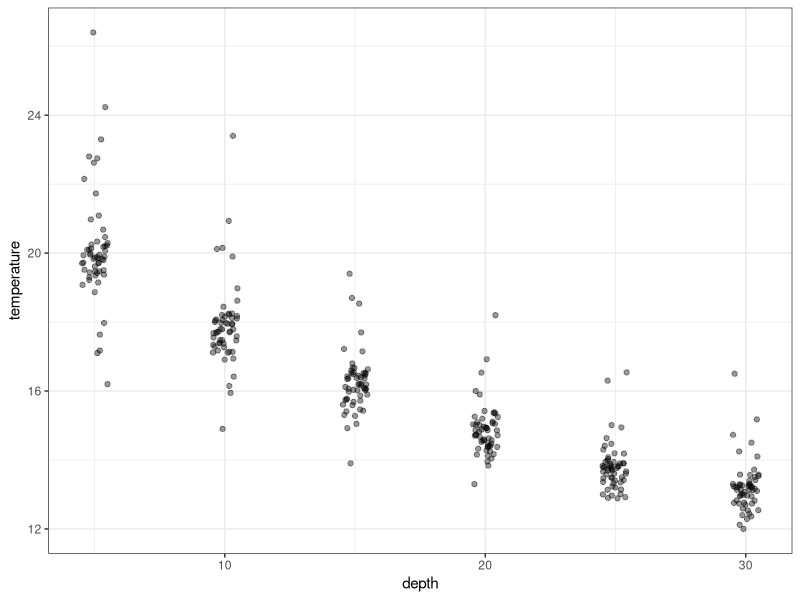
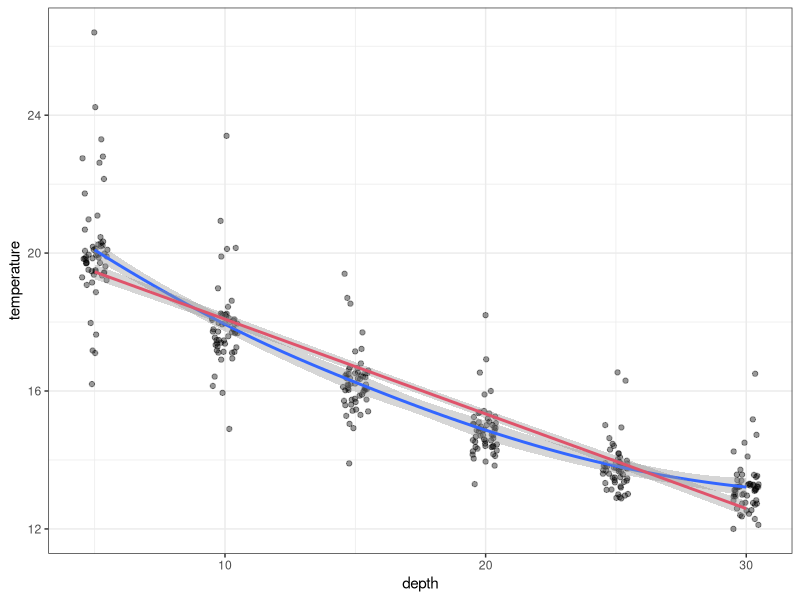
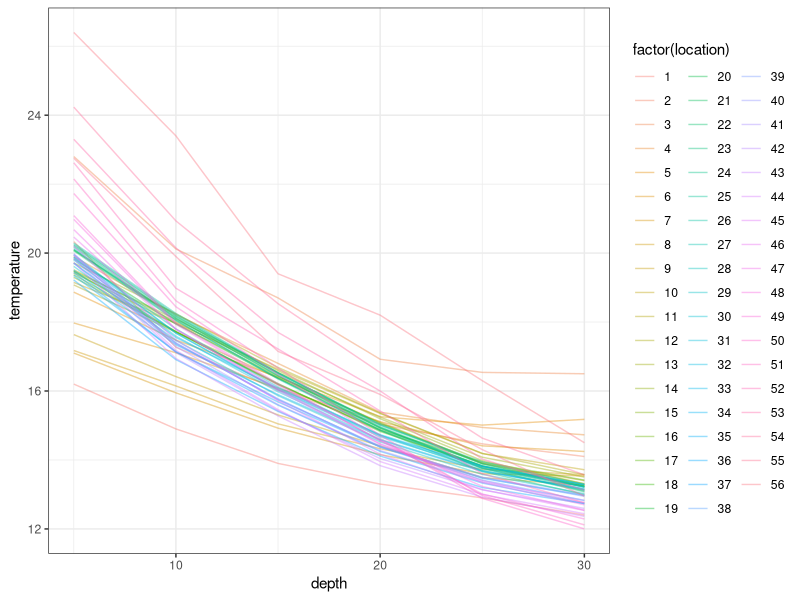
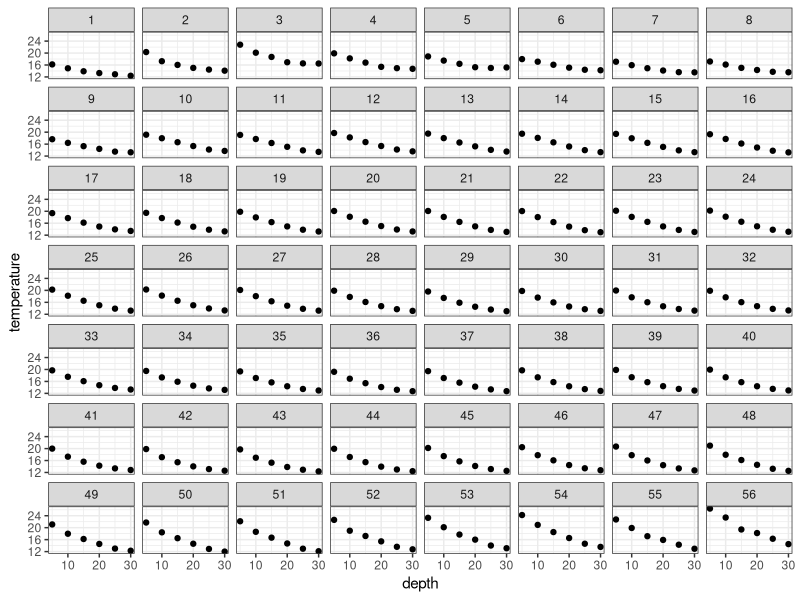
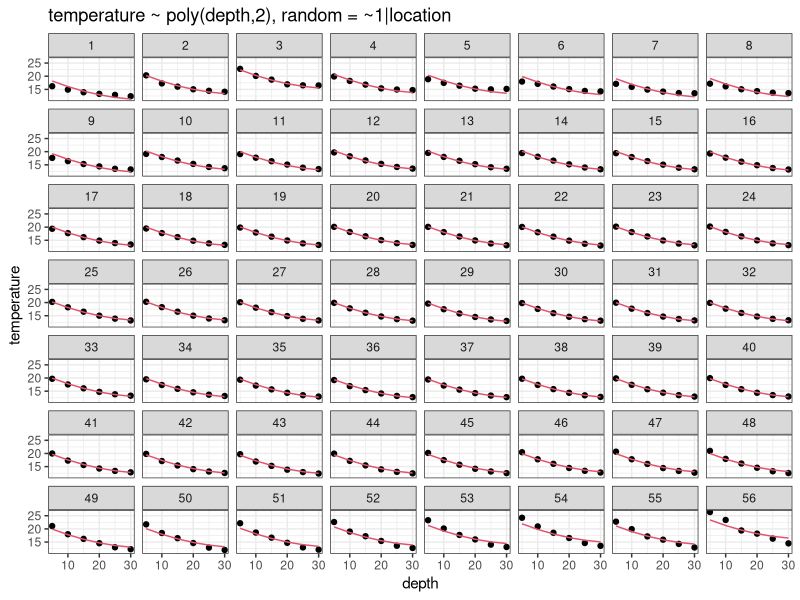
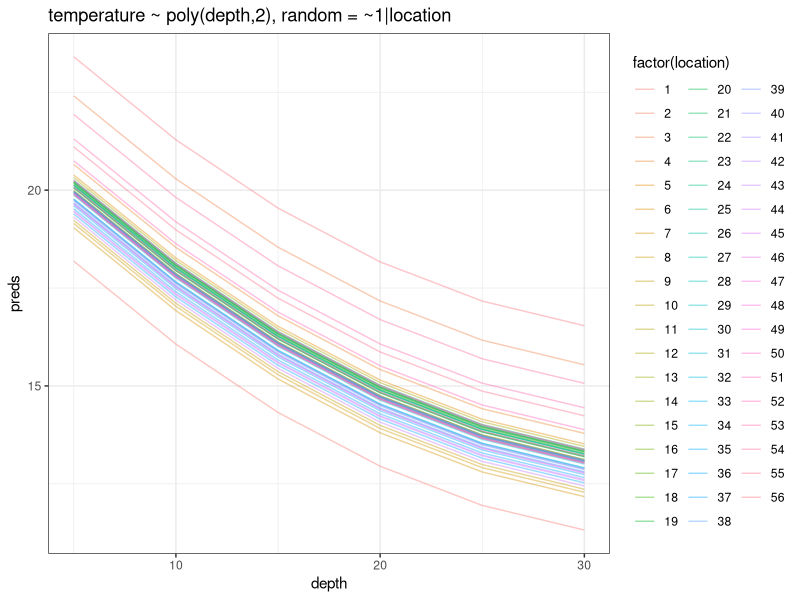
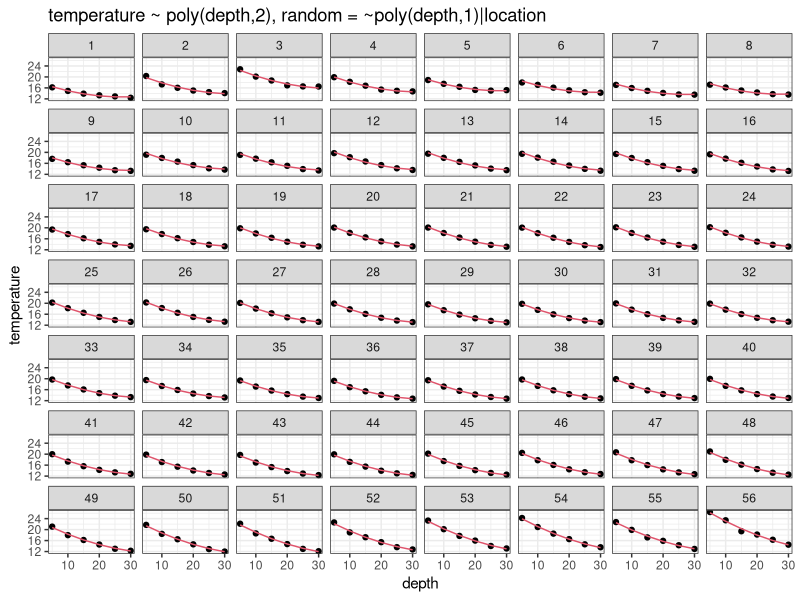
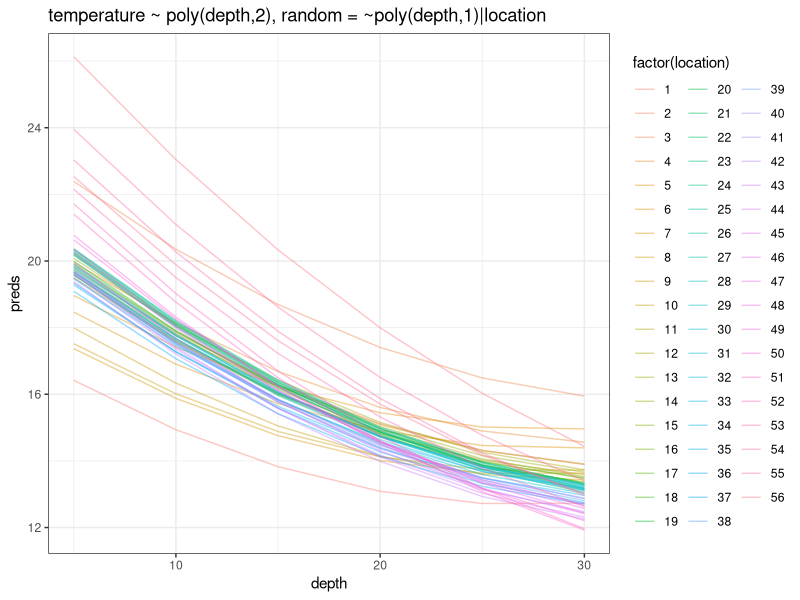

Here is the R script that generated these plots, in order:
## ---- chunk 1
knitr::opts_chunk$set(echo = TRUE)
## ---- chunk 2
library(tidyverse)
library(nlme)
library(lme4)
theme_set(theme_bw())
## ---- chunk 3
temp <- read_csv('temp2.csv') 
temp
## ---- chunk 4
# set up the basic ggplot object, 'gt'
gt <- ggplot(data=temp, aes(x = depth, y = temperature)) 

# call gt and add jittered points
gt + geom_jitter(width = 0.5, alpha = .4) # alpha makes the points transparent
## ---- chunk 5
gt + 
  geom_jitter(width = 0.5, alpha = .4) +
  geom_smooth() +                     # add smooth line in blue
  geom_smooth(method = "lm", col = 2) # add linear fit in red

## ---- chunk 6
gt + geom_line(aes(col=factor(location)), alpha = .4)
## ---- chunk 7
gt + 
  geom_point() +
  facet_wrap( ~ location) # note, the tilde symbol "~" is below the Esc button on your keyboard
## ---- chunk 8
lmer(temperature ~ poly(depth,2) + (1|location), data=temp) # lme4 package
lme(temperature ~ poly(depth,2), random = ~1|location, data=temp) # nlme package
glmmTMB::glmmTMB(temperature ~ poly(depth,2) + (1|location), data=temp) # glmmTMB package
## ---- chunk 9
m_d2_i <- lme(temperature ~ poly(depth,2), random = ~1|location, data=temp) 
summary(m_d2_i)
## ---- chunk 10
cbind( depth = seq(5,30,by=5),
       poly1 = predict(poly(temp$depth,2), seq(5,30,by=5)))
## ---- chunk 11
AIC( m_d2_i, lm(temperature ~ poly(depth,2), data=temp) )
## ---- chunk 12
temp %>%
  add_column(preds = fitted(m_d2_i)) %>%
  ggplot(aes(x = depth, y = temperature)) +
    geom_point() +
    geom_line(aes(y = preds), col = 2) + # model fit as lines
    facet_wrap( ~location) +
    ggtitle("temperature ~ poly(depth,2), random = ~1|location")
## ---- chunk 13
temp %>%
  add_column(preds = fitted(m_d2_i)) %>%
  ggplot(aes(x = depth, y = preds, col = factor(location))) +
    geom_line(alpha = .4) +
    ggtitle("temperature ~ poly(depth,2), random = ~1|location")
## ---- chunk 14
m_d2_is <- lme(temperature ~ poly(depth,2), random = ~poly(depth,1)|location, data=temp) 
summary(m_d2_is)
## ---- chunk 15
temp %>%
  add_column(preds = fitted(m_d2_is)) %>%
  ggplot(aes(x = depth, y = temperature)) +
    geom_point() +
    geom_line(aes(y = preds), col = 2) + # model fit as lines
    facet_wrap( ~location) +
    ggtitle("temperature ~ poly(depth,2), random = ~poly(depth,1)|location")
## ---- chunk 16
temp %>%
  add_column(preds = fitted(m_d2_is)) %>%
  ggplot(aes(x = depth, y = preds, col = factor(location))) +
    geom_line(alpha = .4) +
    ggtitle("temperature ~ poly(depth,2), random = ~poly(depth,1)|location")
## ---- chunk 17
m_d2_isc <- lme(temperature ~ poly(depth,2), random = ~poly(depth,2)|location, data=temp) 
summary(m_d2_isc)
## ---- chunk 18
temp %>%
  add_column(preds1 = fitted(m_d2_is)) %>%
  add_column(preds2 = fitted(m_d2_isc)) %>%
  ggplot(aes(x = depth, y = temperature)) +
    geom_point() +
    geom_line(aes(y = preds1), col = 2, alpha = .4) + 
    geom_line(aes(y = preds2), col = 4, alpha = .4) +
    facet_wrap( ~location) +
    ggtitle("RED: ~poly(depth,1)|location    BLUE: ~poly(depth,2)|location")
## ---- chunk 19
temp %>%
  add_column(preds = fitted(m_d2_isc)) %>%
  ggplot(aes(x = depth, y = preds, col = factor(location))) +
    geom_line(alpha = .4) +
    ggtitle("temperature ~ poly(depth,2), random = ~poly(depth,2)|location")
## ---- chunk 20
AIC(m_d2_is, m_d2_isc)
## ---- chunk 21
anova(m_d2_i, m_d2_is, m_d2_isc)
## ---- chunk 22
intervals(m_d2_is)
intervals(m_d2_isc)
## ---- chunk 23
ranef(m_d2_isc) %>% head
## ---- chunk 24
fixef(m_d2_isc)
## ---- chunk 25
# coefficients for location 2 = fixed effect + location2 effect
int = 16.022159 + 0.1778267 
poly1 = -42.995922 + 6.239037
poly2 = 8.506283 + 2.73550782

# get values of polynomial variables for depth
x10_poly1 = predict(poly(temp$depth,2), 10)[1] 
x10_poly2 = predict(poly(temp$depth,2), 10)[2]

# put 'em together
int + poly1 * x10_poly1 + poly2 * x10_poly2

# check 
temp %>% 
  add_column(fit = fitted(m_d2_isc)) %>% # add fitted values
  dplyr::filter(depth == 10, location == 2) # choose the one row 
## ---- chunk 26
data(sleepstudy, package = "lme4")
str(sleepstudy)
